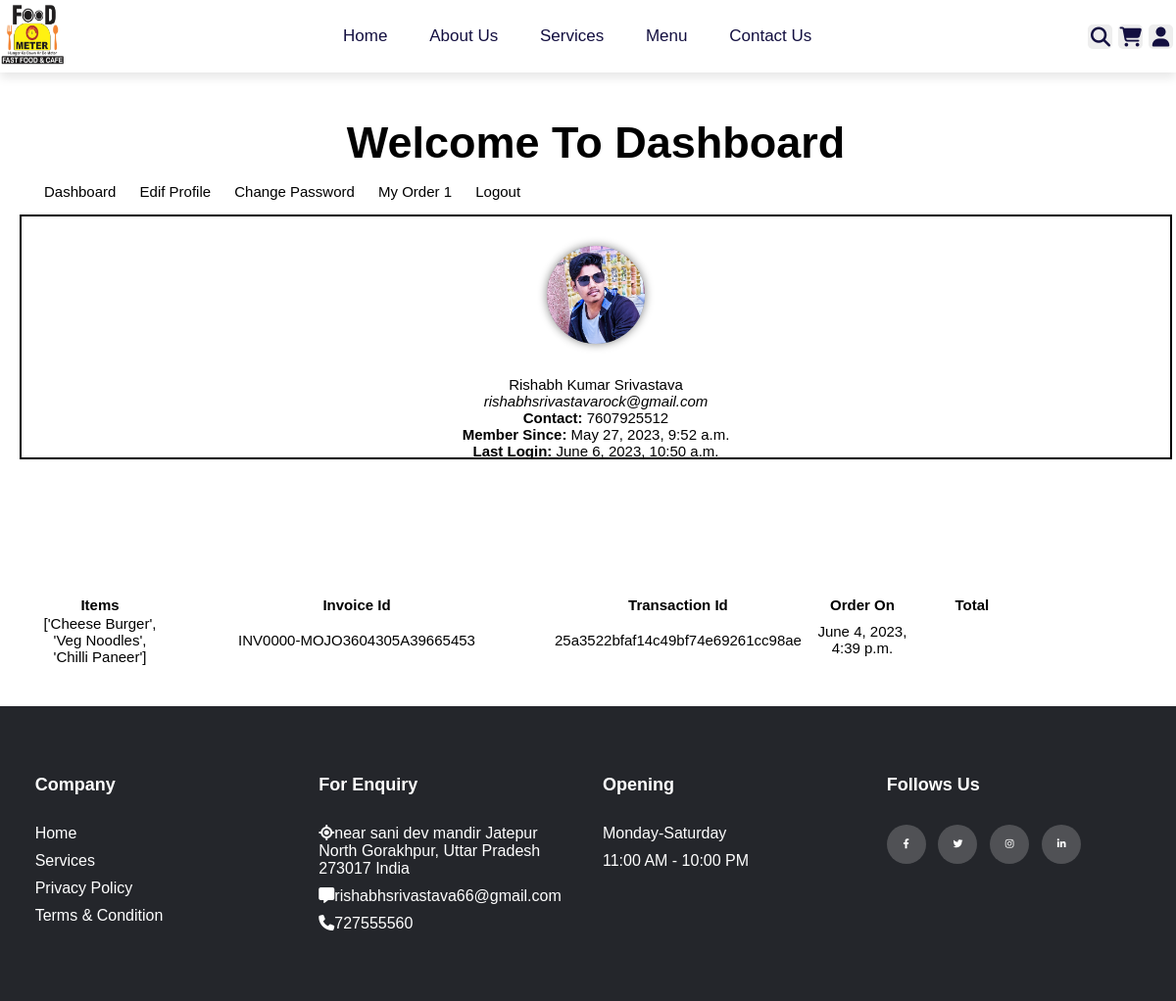
Page /dashboard/ (signed in) on the committed database.
### foodOmeterApp/models.py (models this page shows, shortened)
class Profile(models.Model):
    user=models.OneToOneField(User,on_delete=models.CASCADE,related_name='profile')
    profile_pic = models.ImageField(upload_to='profiles/%Y/%m/%d', null=True, blank=True)
    forget_password_token=models.CharField(max_length=50,null=True, blank=True)
    contact=models.IntegerField(null=True)
    address=models.TextField(blank=True)
    updated_on=models.DateTimeField(auto_now=True)
    class Meta:
        verbose_name_plural = "Profile Table"

class Order(models.Model):
    customer = models.ForeignKey(Profile, on_delete=models.CASCADE)
    status = models.BooleanField(default=False)
    item=models.CharField(CartItems, max_length=50,null=True,blank=True)
    invoice_id = models.CharField(max_length=100, blank=True)
    payer_id = models.CharField(max_length=100, blank=True)
    instamojo_response=models.TextField(null=True,blank=True)
    ordered_on = models.DateTimeField(auto_now_add=True)
    class Meta:
        verbose_name_plural = "Order Table"

### foodOmeterApp/views.py (the view, shortened to what this page needs)
# urls.py: path('dashboard/',views.Dashboard),
def Dashboard(request):
    login_user = get_object_or_404(User, id = request.user.id)
    context={}
    profile=Profile.objects.get(user__id=request.user.id)
    context['profile'] = profile
    order= Order.objects.filter(customer=profile,status=True)
    context['order']=order
    return render(request,'dashboard.html',context)

### template/dashboard.html (shortened to what this page needs)
{% extends "base.html" %}
{% block content %}
    <section class="dashboard">
        <div class="box">
            <h1>Welcome To Dashboard</h1>
            <div class="dash-nav">
                <ul>
                    <li> <a href="">Dashboard</a></li>
                    <li id="edit">Edif Profile</li>
                    <li  id="edit-pass">Change Password</li>
                    <li><a href="">My Order {{ order | length }}</a></li>
                    <li><a href="/logout">Logout</a></li>
                </ul>
            </div>
            <div class="dash-content">
                {% if profile.profile_pic %}
                <a href="/media/{{profile.profile_pic}}"><img src="/media/{{profile.profile_pic}}" alt="" class="pic"></a>
                {% else %}
                <span class='pic'>{{profile.user.first_name.0}}</span>
                {% endif %}
                <p>{{user.first_name}}</p>
                <p><em>{{user.email}}</em></p>
                <p><strong>Contact: </strong>{{profile.contact}}</p>
                <p><strong>Member Since: </strong>{{user.date_joined}}</p>
                <p><strong>Last Login: </strong>{{user.last_login}}</p>
            </div>
            <section class="dashboard">
                <div class="box">
            <div class="table-responsive">
                <table class="table table-bordered m-0">
                  <thead>
                    <tr>
                      <th class="text-center py-3 px-4" style="width: 120px;">Items</th>
                      <th class="text-center py-3 px-4" style="min-width: 400px;">Invoice Id</th>
                      <th class="text-right py-3 px-4" style="width: 100px;">Transaction Id</th>
                      <th class="text-center py-3 px-4" style="width: 120px;">Order On</th>
                      <th class="text-right py-3 px-4" style="width: 100px;">Total</th>
                    </tr>
                  </thead>
                  <tbody>
                      {% for orders in order %}
                    <tr>
                      <td class="p-4">
                        <div class="media align-items-center">
                          <p>{{orders.item}}</p>
                        </div>
                      </td>
                      <td class="p-4">
                          <div class="media align-items-center">
                            <div class="media-body">
                              <p>{{orders.invoice_id}}</p>
                            </div>
                          </div>
                        </td>
                      <td class="text-right font-weight-semibold align-middle p-4">{{orders.payer_id}}</td>
                      <td class="text-right font-weight-semibold align-middle p-4">{{orders.ordered_on}}</td>
                    </tr>
                    {% endfor %}
                  </tbody>
                </table>
            </div>
        </section>
        </div>
    </section>
    {% endblock %}

### static/css/style.css (style rules this page uses)
:root { --orange:#ff7800; --black:#130f40; --light-color:#666; --box-shadow:0 .5rem 1rem rgba(0,0,0,.1); --border:.2rem solid rgba(0,0,0,.1); --outline:.1rem solid rgba(0,0,0,.1); --outline-hover:.2rem solid var(--black); }
* { font-family:sans-serif; margin: 0; padding: 0; box-sizing: border-box; outline: none; border: none; text-decoration: none; transition: all .2s linear; }
html { font-size: 62.5%; overflow-x: hidden; scroll-behavior: smooth; scroll-padding-top: 7rem; }
body { width: 100%; }
.box { display: flex; flex-direction: column; margin: auto; width: 98%; margin: 20px; }
.box h1 { text-align: center; font-size: 3em; }
ul { list-style: none; }
.dashboard { margin-top: 10%; text-align: center; font-size: 1.5rem; }
.dash-nav { margin: 5px; padding: 10px; width: 100%; display: flex; }
.dash-nav li { font-size: 1.5rem; padding: 5px 10px; display: inline; text-decoration: none; color: black; cursor: pointer; }
.dash-nav a { color: black; }
.dash-content { width: 100%; height: 250px; border: 2px solid black; margin: auto; justify-content: center; }
.dash-content img { width: 100px; height: 100px; display: block; margin: auto; border-radius: 50%; justify-items: center; }
.dash-content .pic { background-color: gray; color: white; display: inline-block; height: 100px;width: 100px; border-radius: 50%; margin: 30px 0px; font-size: 30px; text-align: center; line-height: 100px; box-shadow: 0px 0px 10px gray; }

### rows in the picture
Profile: profile_pic (picture), contact "7607925512"
Order: item "['Cheese Burger', 'Veg Noodles', 'Chilli Paneer']", invoice_id "INV0000-MOJO3604305A39665453", payer_id "25a3522bfaf14c49bf74e69261cc98ae", ordered_on "June 4, 2023, 4:39 p.m."

### other values in the picture
{{ order | length }} "1"
{{ user.first_name }} "Rishabh Kumar Srivastava"
{{ user.email }} "rishabhsrivastavarock@gmail.com"
{{ user.date_joined }} "May 27, 2023, 9:52 a.m."
{{ user.last_login }} "June 6, 2023, 10:50 a.m."
